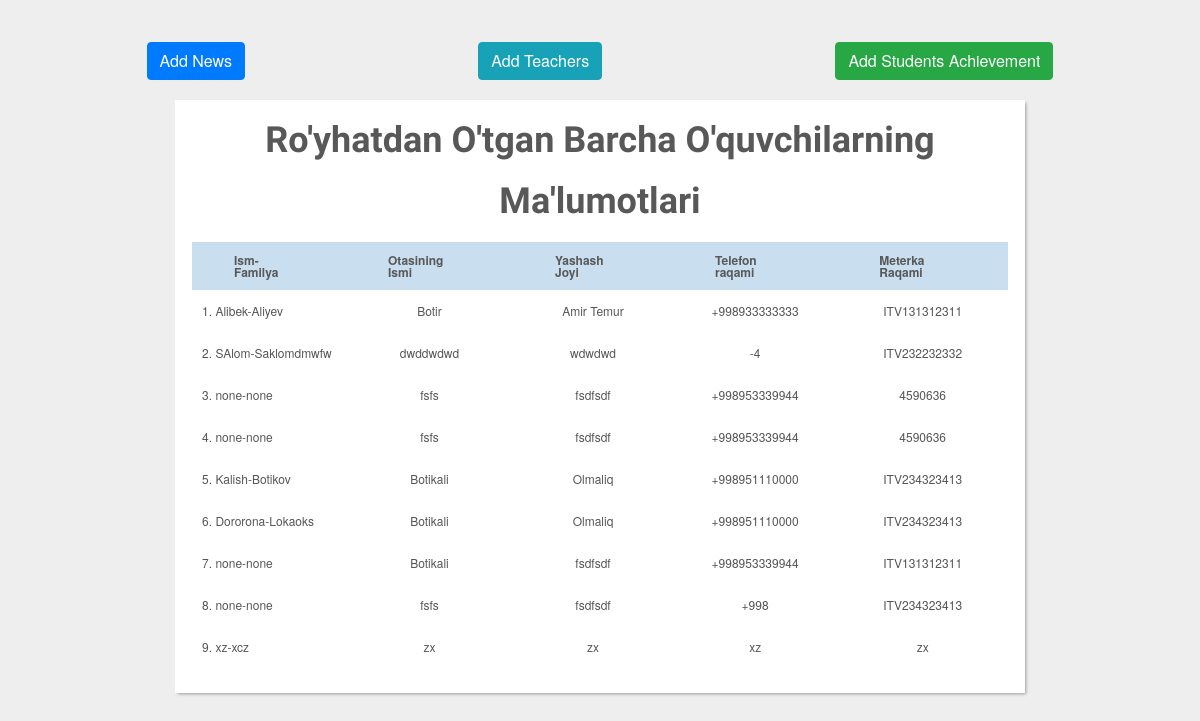
Screenshot of /adminpage/director/ (signed in) with the database file from the repository.
### app/models.py (models this page shows)
class Students(models.Model):
    photo = models.ImageField()
    name = models.CharField(max_length=30)
    surname = models.CharField(max_length=30)
    date = models.CharField(max_length=20)
    father_name = models.CharField(max_length=60)
    mother_name = models.CharField(max_length=60)
    address = models.CharField(max_length=120)
    number = models.CharField(max_length=50, default='+998')
    passport_number = models.CharField(max_length=12)

### app/views.py (the view)
# urls.py: path('adminpage/director/', admin, name='adminpage'),
def admin(request):
    student = Students.objects.all()
    return render(request, 'admin.html', {'student': student})

### app/templates/admin.html (shortened to what this page needs)
{% if user.is_authenticated %}
 <body>
 <link rel="stylesheet" href="https://cdn.jsdelivr.net/npm/bootstrap@4.0.0/dist/css/bootstrap.min.css">
 <div style="display:flex;justify-content:space-around;padding: 20px;" class="button">
      <a href="{% url 'news' %}"><button type="button" class="btn btn-primary">Add News</button></a>
 <a href="{% url 'teachers' %}"><button type="button" class="btn btn-info">Add Teachers</button></a>
 <a href="{% url 'achievement' %}"><button type="button" class="btn btn-success">Add Students Achievement</button></a>
 </div>
 <div id="wrapper">
  <h1>Ro'yhatdan O'tgan Barcha O'quvchilarning Ma'lumotlari</h1>
  <table id="keywords" cellspacing="0" cellpadding="0">
    <thead>
      <tr>
        <th><span>Ism-Familya</span></th>
        <th><span>Otasining Ismi</span></th>
        <th><span>Yashash Joyi</span></th>
        <th><span>Telefon raqami</span></th>
        <th><span>Meterka Raqami</span></th>
      </tr>
    </thead>
    <tbody>
    {% for i in student %}
      <tr>
          <td class="lalign">{{i.id}}.    {{i.name}}-{{i.surname}}</td>
        <td>{{i.father_name}}</td>
        <td>{{i.address}}</td>
        <td>{{i.number}}</td>
        <td>{{i.passport_number}}</td>
      </tr>
    {% endfor %}
    </tbody>
  </table>
 </div>
</body>
{% endif %}

### app/templates/admin.html (style rules this page uses)
html, body, div, span, applet, object, iframe, h1, h2, h3, h4, h5, h6, p, blockquote, pre, a, abbr, acronym, address, big, cite, code, del, dfn, em, img, ins, kbd, q, s, samp, small, strike, strong, sub, sup, tt, var, b, u, i, center, dl, dt, dd, ol, ul, li, fieldset, form, label, legend, table, caption, tbody, tfoot, thead, tr, th, td, article, aside, canvas, details, embed, figure, figcaption, footer, header, hgroup, menu, nav, output, ruby, section, summary, time, mark, audio, video { margin: 0; padding: 0; border: 0; font-size: 100%; font: inherit; vertical-align: baseline; outline: none; -webkit-font-smoothing: antialiased; -webkit-text-size-adjust: 100%; -ms-text-size-adjust: 100%; -webkit-box-sizing: border-box; -moz-box-sizing: border-box; box-sizing: border-box; }
body { background: #eee url('https://i.imgur.com/eeQeRmk.png'); font-family: 'Helvetica Neue', Helvetica, Arial, sans-serif; font-size: 62.5%; line-height: 1; color: #585858; padding: 22px 10px; padding-bottom: 55px; }
table { border-collapse: collapse; border-spacing: 0; }
h1 { font-family: 'Amarante', Tahoma, sans-serif; font-weight: bold; font-size: 3.6em; line-height: 1.7em; margin-bottom: 10px; text-align: center; }
#wrapper { display: block; width: 850px; background: #fff; margin: 0 auto; padding: 10px 17px; -webkit-box-shadow: 2px 2px 3px -1px rgba(0,0,0,0.35); }
#keywords { margin: 0 auto; font-size: 1.2em; margin-bottom: 15px; }
#keywords thead { cursor: pointer; background: #c9dff0; }
#keywords thead tr th { font-weight: bold; padding: 12px 30px; padding-left: 42px; }
#keywords thead tr th span { padding-right: 20px; background-repeat: no-repeat; background-position: 100% 100%; }
#keywords tbody tr { color: #555; }
#keywords tbody tr td { text-align: center; padding: 15px 10px; }
#keywords tbody tr td.lalign { text-align: left; }

### rows the page displays
Students: id "1", name "Alibek", surname "Aliyev", father_name "Botir", address "Amir Temur", number "+998933333333", passport_number "ITV131312311"
Students: id "2", name "SAlom", surname "Saklomdmwfw", father_name "dwddwdwd", address "wdwdwd", number "-4", passport_number "ITV232232332"
Students: id "3", name "none", surname "none", father_name "fsfs", address "fsdfsdf", number "+998953339944", passport_number "4590636"
Students: id "4", name "none", surname "none", father_name "fsfs", address "fsdfsdf", number "+998953339944", passport_number "4590636"
Students: id "5", name "Kalish", surname "Botikov", father_name "Botikali", address "Olmaliq", number "+998951110000", passport_number "ITV234323413"
Students: id "6", name "Dororona", surname "Lokaoks", father_name "Botikali", address "Olmaliq", number "+998951110000", passport_number "ITV234323413"
Students: id "7", name "none", surname "none", father_name "Botikali", address "fsdfsdf", number "+998953339944", passport_number "ITV131312311"
Students: id "8", name "none", surname "none", father_name "fsfs", address "fsdfsdf", number "+998", passport_number "ITV234323413"
Students: id "9", name "xz", surname "xcz", father_name "zx", address "zx", number "xz", passport_number "zx"
